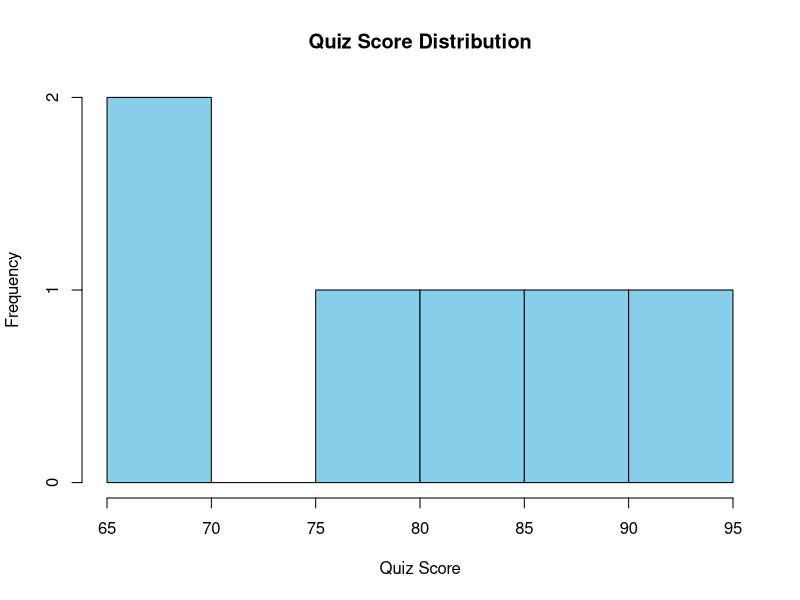
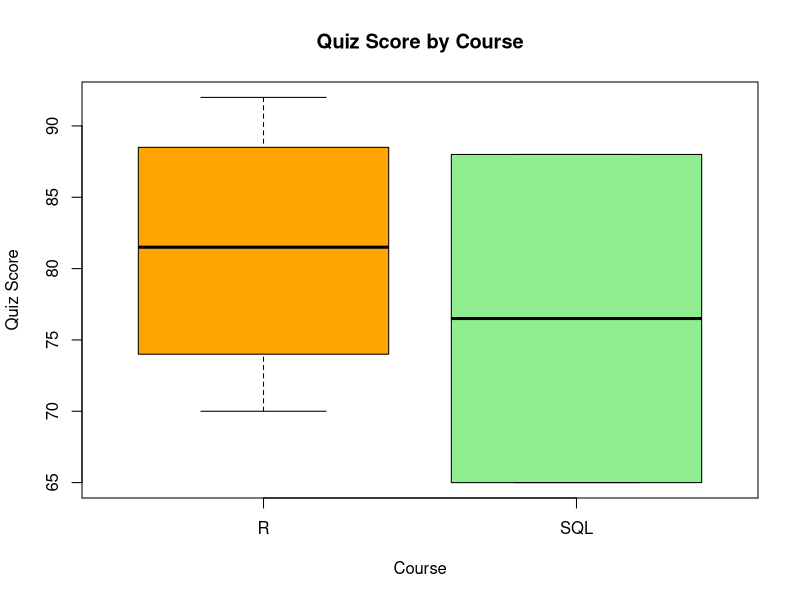
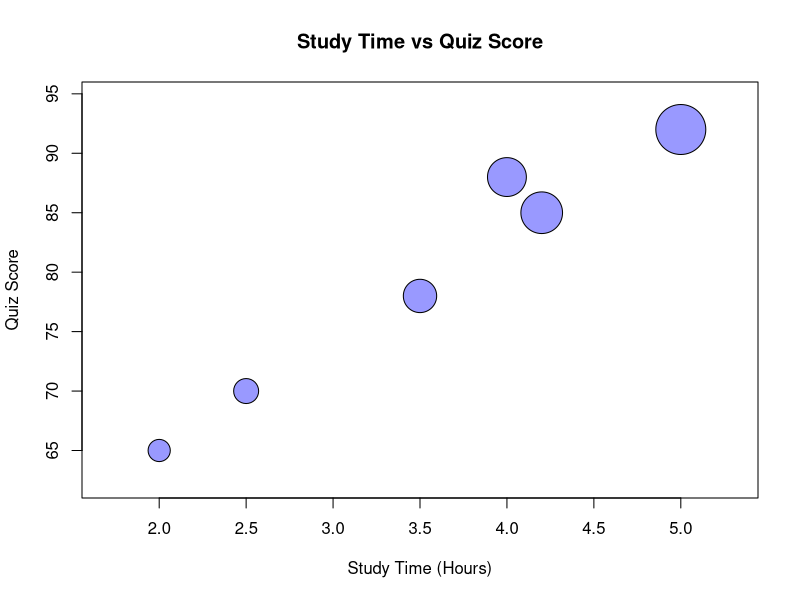
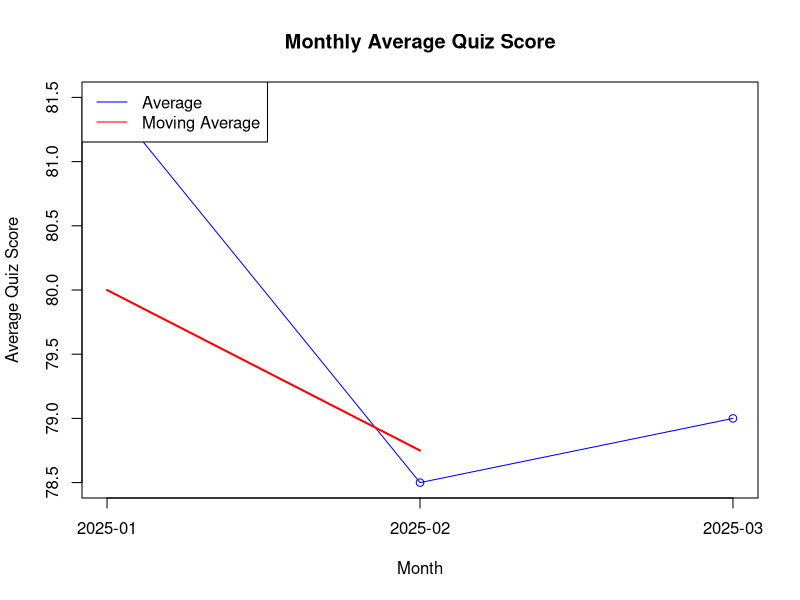

R code for these plots, in order:
# Experiment 8 - Online Learning Activity Analysis

# Dataset
data <- data.frame(
  Student_ID = c("L01","L02","L03","L04","L05","L06"),
  Gender = c("Male","Female","Male","Female","Male","Female"),
  Age = c(20,22,19,21,23,20),
  Course = c("R","R","SQL","R","R","SQL"),
  Study_Time = c(3.5,4.2,2.0,5.0,2.5,4.0),
  Videos_Watched = c(12,15,8,18,9,14),
  Quiz_Score = c(78,85,65,92,70,88),
  Login_Date = as.Date(c(
    "2025-01-05",
    "2025-01-05",
    "2025-02-08",
    "2025-02-08",
    "2025-03-12",
    "2025-03-12"
  ))
)

# Histogram
hist(data$Quiz_Score,
     col="skyblue",
     main="Quiz Score Distribution",
     xlab="Quiz Score")

# Boxplot
boxplot(Quiz_Score ~ Course,
        data=data,
        col=c("orange","lightgreen"),
        main="Quiz Score by Course",
        xlab="Course",
        ylab="Quiz Score")

# Bubble Scatter Plot
symbols(data$Study_Time,
        data$Quiz_Score,
        circles=data$Videos_Watched,
        inches=0.25,
        bg=rgb(0,0,1,0.4),
        fg="black",
        xlab="Study Time (Hours)",
        ylab="Quiz Score",
        main="Study Time vs Quiz Score")

# Monthly Average
data$Month <- format(data$Login_Date,"%Y-%m")

monthly_avg <- aggregate(
  Quiz_Score ~ Month,
  data=data,
  mean
)

plot(monthly_avg$Quiz_Score,
     type="o",
     col="blue",
     xaxt="n",
     xlab="Month",
     ylab="Average Quiz Score",
     main="Monthly Average Quiz Score")

axis(1,
     at=1:nrow(monthly_avg),
     labels=monthly_avg$Month)

# Moving Average
library(zoo)

ma <- rollmean(monthly_avg$Quiz_Score,
               k=2,
               fill=NA)

lines(ma,
      col="red",
      lwd=2)

legend("topleft",
       legend=c("Average","Moving Average"),
       col=c("blue","red"),
       lty=1)
